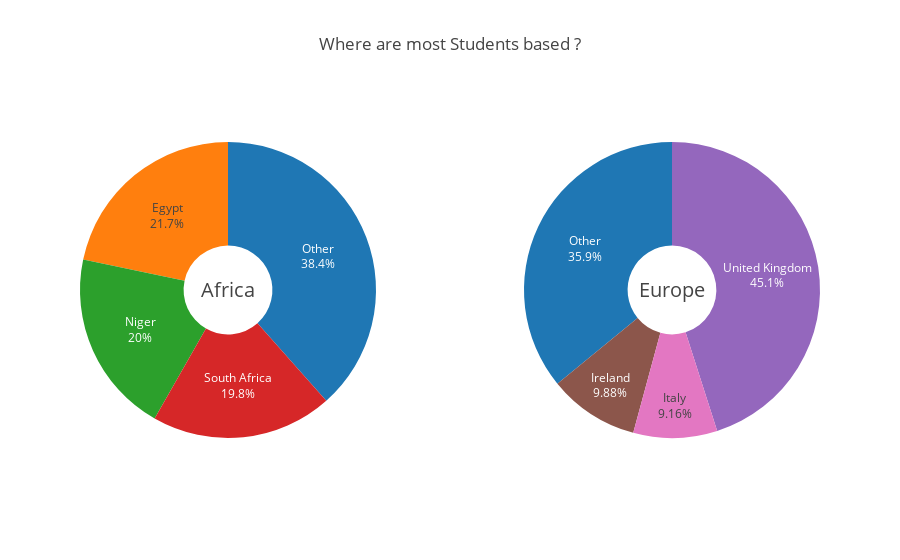
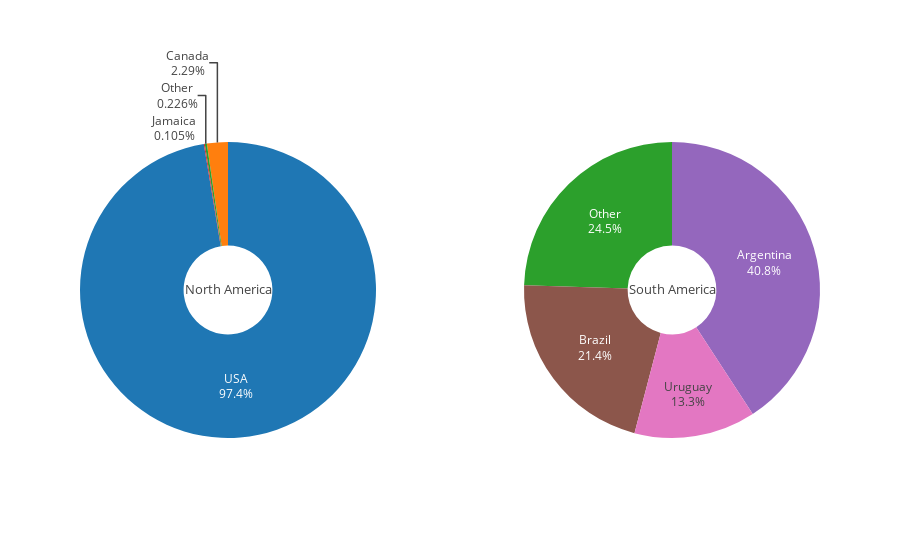
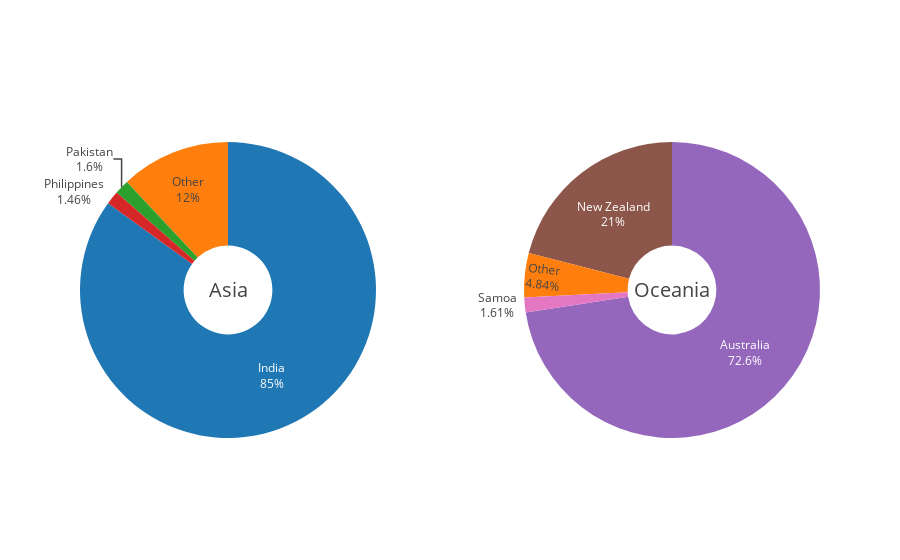

Notebook cell for these charts, in order:
### Code cell
charts = []
for c in continents:
    gp = count_students_per_country[count_students_per_country['Country Continent'] == c]
    labels = list(gp.head(3)['Country Name'])
    values = list(gp.head(3)['Count Students'])
    labels.append('Other')
    values.append(gp.tail(len(gp) - 3)['Count Students'].sum())
    charts.append({
        'type': 'pie',
        'title': { 'text': c, 'font': {'size': 20}},
        'name': c,
        'labels': labels,
        'values': values,
        'textinfo': 'label+percent',
        'showlegend': False,
        'hole': .3
    })
    #print(labels)
    #print(values)

for i in range(len(charts)):
        charts[i]['domain'] = {'x': [0, .4] if i%2 == 0 else [.6, 1] , 'y': [0, 1]}

fig = {
    'data': charts[:2],
    'layout': {
        'title': 'Where are most Students based ?'
    }
}
iplot(fig)
fig = {
    'data': charts[2:4]
}
iplot(fig)
fig = {
    'data': charts[4:6]
}
iplot(fig)

### Figure 1 — Plotly figure (JSON) as saved in the notebook; plotly's stock layout.template omitted (floating-point values rounded to 4 significant figures)
{"data": [{"domain": {"x": [0, 0.4], "y": [0, 1]}, "hole": 0.3, "labels": ["Egypt", "Niger", "South Africa", "Other"], "name": "Africa", "showlegend": false, "textinfo": "label+percent", "title": {"font": {"size": 20}, "text": "Africa"}, "values": [92, 85, 84, 163], "type": "pie", "uid": "5d89ea62-e067-4300-8741-086eb88f308a"}, {"domain": {"x": [0.6, 1], "y": [0, 1]}, "hole": 0.3, "labels": ["United Kingdom", "Ireland", "Italy", "Other"], "name": "Europe", "showlegend": false, "textinfo": "label+percent", "title": {"font": {"size": 20}, "text": "Europe"}, "values": [187, 41, 38, 149], "type": "pie", "uid": "04d83ea2-f0b2-46a5-a821-3e1e6a1d519c"}], "layout": {"title": {"text": "Where are most Students based ?"}}}

### Figure 2 — Plotly figure (JSON) as saved in the notebook; plotly's stock layout.template omitted (floating-point values rounded to 4 significant figures)
{"data": [{"domain": {"x": [0, 0.4], "y": [0, 1]}, "hole": 0.3, "labels": ["USA", "Canada", "Jamaica", "Other"], "name": "North America", "showlegend": false, "textinfo": "label+percent", "title": {"font": {"size": 20}, "text": "North America"}, "values": [24153, 567, 26, 56], "type": "pie", "uid": "bdd4c9b5-2b7d-46e4-a5e9-4b9de6639703"}, {"domain": {"x": [0.6, 1], "y": [0, 1]}, "hole": 0.3, "labels": ["Argentina", "Brazil", "Uruguay", "Other"], "name": "South America", "showlegend": false, "textinfo": "label+percent", "title": {"font": {"size": 20}, "text": "South America"}, "values": [40, 21, 13, 24], "type": "pie", "uid": "0986d07e-e467-4fbb-b28f-07edb4ebea99"}], "layout": {}}

### Figure 3 — Plotly figure (JSON) as saved in the notebook; plotly's stock layout.template omitted (floating-point values rounded to 4 significant figures)
{"data": [{"domain": {"x": [0, 0.4], "y": [0, 1]}, "hole": 0.3, "labels": ["India", "Pakistan", "Philippines", "Other"], "name": "Asia", "showlegend": false, "textinfo": "label+percent", "title": {"font": {"size": 20}, "text": "Asia"}, "values": [2555, 48, 44, 360], "type": "pie", "uid": "2af1a0f3-d94e-416a-b941-be2a629f3d5f"}, {"domain": {"x": [0.6, 1], "y": [0, 1]}, "hole": 0.3, "labels": ["Australia", "New Zealand", "Samoa", "Other"], "name": "Oceania", "showlegend": false, "textinfo": "label+percent", "title": {"font": {"size": 20}, "text": "Oceania"}, "values": [45, 13, 1, 3], "type": "pie", "uid": "f1294c4e-1ef8-4b52-9cf5-dbf7f96fe58c"}], "layout": {}}
